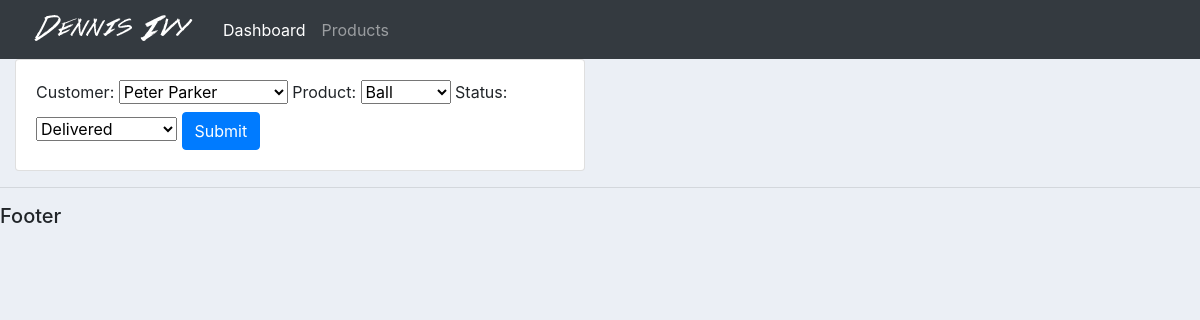
Screenshot of /update_order/4/ with the database file from the repository.
### accounts/models.py (models this page shows, shortened)
class Order(models.Model):
    STATUS = (
        ('Pending', 'Pending'),
        ('Out for Delivery', 'Out for Delivery'),
        ('Delivered', 'Delivered'),
        )
    customer = models.ForeignKey(Customer, null=True, on_delete= models.SET_NULL)
    product = models.ForeignKey(Product, null=True, on_delete=models.SET_NULL)
    date_created = models.DateTimeField(auto_now_add=True, null=True)
    status = models.CharField(max_length=200, null=True, choices=STATUS)

### accounts/views.py (the view)
# urls.py: path('update_order/<str:pk>/', views.updateOrder, name = 'update_order'),
def updateOrder(request, pk):
    order = Order.objects.get(id = pk)
    form = UpdateOrder(instance=order)
    if request.method == 'POST':
        form = UpdateOrder(request.POST, instance=order)
        if form.is_valid():
            form.save()
            return redirect('/')
    context = {'form':form}
    return render(request, 'accounts/create_order.html', context)

### accounts/forms.py
class UpdateOrder(ModelForm):
    class Meta:
        model = Order
        fields = '__all__'

### accounts/models.py (called while the page is built)
    def __str__(self):
        return self.name

    def __str__(self):
        return self.name

### accounts/templates/accounts/create_order.html (shortened to what this page needs)
{% extends 'accounts/main.html' %}
{% load static %}
{% block content %}
<div class="row">
    <div class="col-md-6">
        <div class="card card-body">
            <form action="" method="POST">
                {{form}}
                <button type="submit" name="Submit" class="btn btn-primary">Submit</button>
            </form>
        </div>
    </div>
</div>
{% endblock %}

### static/css/main.css (style rules this page uses)
body { background-color: #ebeff5; }

### rows the page displays
Order: customer "Peter Parker", product "Ball", status "Delivered"
